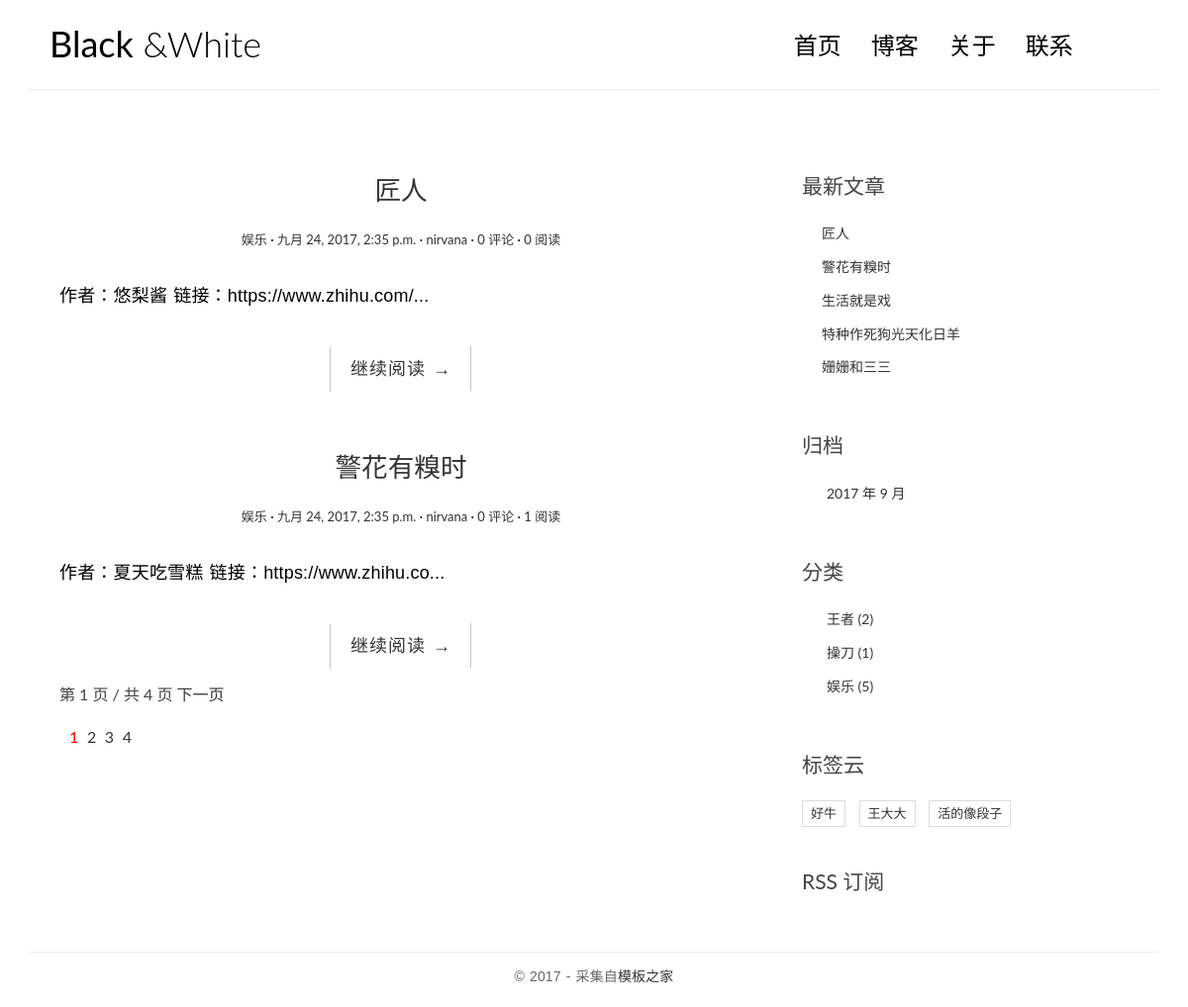
The page / on the database its author committed.
### blog/models.py (models this page shows, shortened)
@python_2_unicode_compatible    # ??????
class Post(models.Model):
    title = models.CharField(max_length=70)
    body = models.TextField()
    created_time = models.DateTimeField(auto_now_add=True)   #自动赋值不能修改
    modified_time = models.DateTimeField(auto_now=True) #default=timezone.now修改时自动赋值能修改（auto_now_add不能修改）
    excerpt = models.CharField(max_length=200, blank=True)
    category = models.ForeignKey(Category)
    tags = models.ManyToManyField(Tag, blank=True)
    author = models.ForeignKey(User)
    def get_absolute_url(self):
        return reverse('blog:detail', kwargs={'pk': self.pk})  #
    class Meta:
        ordering = ['-created_time']  #ordering 属性用来指定文章排序方式  ['-created_time'] 指定了依据哪个属性的值进行排序
    views = models.PositiveIntegerField(default=0)

class Category(models.Model):
    name = models.CharField(max_length=100)

class Tag(models.Model):
    name = models.CharField(max_length=100)

### blog/views.py (the view, shortened to what this page needs)
# urls.py: url(r'^$',views.IndexView.as_view(),name='index'),  #类视图
class IndexView(ListView): #   类视图
    model = Post   #model：将 model 指定为 Post，告诉 Django 我要获取的模型是 Post。
    template_name = 'blog/index.html'  #template_name：指定这个视图渲染的模板。
    context_object_name = 'post_list' # 这个name不能瞎取，必须和模板中的变量一直 context_object_name：指定获取的模型列表数据保存的变量名。这个变量会被传递给模板。
    paginate_by = 2   # 指定 paginate_by 属性后开启分页功能，其值代表每一页包含多少篇文章
    def get_context_data(self, **kwargs):
        context = super().get_context_data(**kwargs)
        paginator = context.get('paginator')  #paginator ，即 Paginator 的实例。
        page = context.get('page_obj')  #page_obj ，当前请求页面分页对象。
        is_paginated = context.get('is_paginated')  #is_paginated，是否已分页。只有当分页后页面超过两页时才算已分页。
        pagination_data = self.pagination_data(paginator, page, is_paginated)
        context.update(pagination_data)
        return context
    def pagination_data(self, paginator, page, is_paginated):
        if not is_paginated:
            return {}
        left = []  # 当前页左边连续的页码号，初始值为空
        right = []   # 当前页右边连续的页码号，初始值为空
        left_has_more = False  # 标示第 1 页页码后是否需要显示省略号
        right_has_more = False  # 标示最后一页页码前是否需要显示省略号
        first = False   # 初始值为 False
        last = False
        page_number = page.number
        total_pages = paginator.num_pages
        page_range = paginator.page_range
        if page_number == 1:  #??????????????????????????????????????????????????????????????????????????????
            right = page_range[page_number:page_number + 2] #获取了当前页码后连续两个页码
            if right[-1] < total_pages - 1:
                right_has_more = True
            if right[-1] < total_pages:
                last = True
        elif page_number == total_pages:
            left = page_range[(page_number - 3) if (page_number - 3) > 0 else 0:page_number - 1]
            if left[0] > 2:
                left_has_more = True
            if left[0] > 1:
                first = True
        data = {
            'left': left,
            'right': right,
            'left_has_more': left_has_more,
            'right_has_more': right_has_more,
            'first': first,
            'last': last,
        }
        return data

### blog/templatetags/blog_tags.py (called while the page is built)
@register.simple_tag
def get_recent_posts(num=5):   #  够通过 {%get_recent_posts %} 的语法在模板中调用这个函数
    return Post.objects.all().order_by('-created_time')[:num]

@register.simple_tag
def archives():
    return Post.objects.dates('created_time','month',order='DESC')    #order='DESC' 表明降序排列（即离当前越近的时间越排在前面）

@register.simple_tag
def get_categories():
    return Category.objects.annotate(num_posts=Count('post')).filter(num_posts__gt=0)

@register.simple_tag
def get_tags():
    return Tag.objects.annotate(num_posts=Count('post')).filter(num_posts__gt=0)

### templates/blog/index.html (shortened to what this page needs)
{% extends 'base.html' %}
{% block main %}
    {% for post in post_list %}
        <article class="post post-{{ post.pk }}">
            <header class="entry-header">
                <h1 class="entry-title">
                    <a href="{{ post.get_absolute_url }}">{{ post.title }}</a>
                </h1>
                <div class="entry-meta">
                    <span class="post-category">
                        <a href="{% url 'blog:category' post.category.pk %}">{{ post.category.name }}</a>
                    </span>
                    <span class="post-date">
                        <a href="#">
                            <time class="entry-date" datetime="{{ post.created_time }}">
                                {{ post.created_time }}
                            </time>
                        </a>
                    </span>
                    <span class="post-author">
                        <a href="#">
                            {{ post.author }}
                        </a>
                    </span>
                    <span class="comments-link">
                        <a href="{{ post.get_absolute_url }}#comment-area">
                            {{ post.comment_set.count }} 评论
                        </a>
                    </span>
                    <span class="views-count">
                        <a href="{{ post.get_absolute_url }}">
                            {{ post.views }} 阅读
                        </a>
                    </span>
                </div>
            </header>
            <div class="entry-content clearfix">
                <p> {{ post.excerpt }}...</p>
                <div class="read-more cl-effect-14">
                    <a href="{{ post.get_absolute_url }}" class="more-link">继续阅读 <span class="meta-nav">→</span></a>
                </div>
            </div>
        </article>
        {% empty %}
        <div class="no-post">暂时还没有发布的文章！</div>
        {% endfor %}
        {% if is_paginated %}
        <div class="pagination-simple">
            <span class="current">第 {{ page_obj.number }} 页 / 共 {{ paginator.num_pages }} 页</span>
            {% if page_obj.has_next %}
            <a href="?page={{ page_obj.next_page_number }}">下一页</a>
            {% endif %}
        </div>
        {% endif %}
        {% if is_paginated %}
        <div class="pagination">
            <ul>
                <li class="current"><a href="?page={{ page_obj.number }}">{{ page_obj.number }}</a></li>
                {% if right %}
                    {% for i in right %}
                    <li><a href="?page={{ i }}">{{ i }}</a></li>
                    {% endfor %}
                {% endif %}
                {% if last %}
                <li><a href="?page={{ paginator.num_pages }}">{{ paginator.num_pages }}</a></li>
                {% endif %}
            </ul>
        </div>
        {% endif %}
{% endblock main %}

### templates/base.html (shortened to what this page needs)
{% load staticfiles %}
{% load blog_tags %}
<html>
    <head>
        <link rel="stylesheet" href="{% static 'blog/css/bootstrap.min.css' %}">
        <link rel="stylesheet" href="{% static 'blog/css/custom.css' %}">
        <link rel="stylesheet" href="{% static 'blog/css/pace.css' %}">
        <link rel="stylesheet" href="http://code.ionicframework.com/ionicons/2.0.1/css/ionicons.min.css">
        <link rel="stylesheet" href="{% static 'blog/css/highlights/github.css' %}">
    </head>
<body>
    <div class="container">
        <header id="site-header">
            <div class="row">
                <div class="col-md-4 col-sm-5 col-xs-8">
                    <div class="logo">
                        <h1><a href="{% url 'blog:index' %}"><b>Black</b> &amp;White</a></h1>
                    </div>
                </div>
                <div class="col-md-8 col-sm-7 col-xs-4">
                    <nav class="main-nav" role="navigation">
                        <div class="collapse navbar-collapse" id="bsexample-navbar-collapse-1">
                            <ul class="nav navbar-nav navbar-right">
                                <li class="cl-effect-11"><a href="{% url 'blog:index' %}" data-hover="首页">首页</a></li>
                                <li class="cl-effect-11"><a href="fullwidth.html" data-hover="博客">博客</a></li>
                                <li class="cl-effect-11"><a href="about.html" data-hover="关于">关于</a></li>
                                <li class="cl-effect-11"><a href="contact.html" data-hover="联系">联系</a></li>
                            </ul>
                        </div>
                    </nav>
                </div>
            </div>
        </header>
    </div>
    <div class="content-body">
        <div class="container">
            <div class="row">
                <main class="col-md-8">
                    {% block main %}
                    {% endblock %}
                </main>
                <aside class="col-md-4">
                    <div class="widget widget-recent-posts">
                        <h3 class="widget-title">最新文章</h3>
                        {% get_recent_posts as recent_post_list %}
                        <ul>
                            {% for post in recent_post_list %}
                                <li>
                                    <a href="{{ post.get_absolute_url }}">{{ post.title }}</a>
                                </li>
                            {% empty %}
                                暂无文章！
                            {% endfor %}
                        </ul>
                    </div>
                    <div class="widget widget-archives">
                        <h3 class="widget-title">归档</h3>
                        {% archives as date_list %}
                        <ul>
                            {% for date in date_list %}
                                <li>
                                <a href="{% url 'blog:archives' date.year date.month %}">{{ date.year }} 年 {{ date.month }} 月</a>
                                </li>
                            {% empty %}
                                暂无归档！
                            {% endfor %}
                        </ul>
                    </div>
                    <div class="widget widget-category">
                        <h3 class="widget-title">分类</h3>
                        {% get_categories as category_list %}
                        <ul>
                            {% for category in category_list %}
                                <li>
                                <a href="{% url 'blog:category' category.pk %}">{{ category.name }} <span class="post-count">({{ category.num_posts }})</span></a>
                                </li>
                            {% empty %}
                                暂无分类！
                            {% endfor %}
                        </ul>
                    </div>
                    <div class="widget widget-tag-cloud">
                        <h3 class="widget-title">标签云</h3>
                        {% get_tags as tag_list %}
                        <ul>
                            {% for tag in tag_list %}
                                <li>
                                    <a href="{% url 'blog:tag' tag.pk %}">{{ tag.name }}</a>
                                </li>
                            {% empty %}
                            暂无标签！
                            {% endfor %}
                        </ul>
                    </div>
                    <div class="rss">
                        <a href="{% url 'rss' %}"> RSS 订阅</a>
                    </div>
                </aside>
            </div>
        </div>
    </div>
    <footer id="site-footer">
        <div class="container">
            <div class="row">
                <div class="col-md-12">
                    <p class="copyright">&copy 2017 - 采集自<a href="http://www.cssmoban.com/" target="_blank" title="模板之家">模板之家</a></p>
                </div>
            </div>
        </div>
    </footer>
</body>
</html>

### blog/static/blog/css/custom.css (style rules this page uses)
* { outline: none; }
h1, h2, h3, h4, h5, h6 { margin-top: 0; }
b { font-weight: 400; }
a { color: #333; }
body { color: #444; font-family: 'Lato', sans-serif; }
p { font-family: 'Ubuntu', sans-serif; font-weight: 400; word-spacing: 1px; letter-spacing: 0.01em; }
#site-header { background-color: #FFF; padding: 25px 20px; margin-bottom: 40px; border-bottom: 1px solid #e7e7e7; }
.logo h1 a { color: #000; }
.logo h1 { margin: 0; font-family: 'Lato', sans-serif; font-weight: 300; }
.main-nav { margin-top: 11px; max-width: 95%; }
.main-nav a { color: #000000 !important; padding: 0 0 5px 0 !important; margin-right: 30px; font-family: 'Lato', sans-serif; font-weight: 300; font-size: 24px; }
.cl-effect-11 a { padding: 10px 0; color: #0972b4; text-shadow: none; }
.cl-effect-11 a::before { position: absolute; top: 0; left: 0; overflow: hidden; padding: 0 0 5px 0 !important; max-width: 0; border-bottom: 1px solid #000; color: #000; content: attr(data-hover); white-space: nowrap; -webkit-transition: max-width 0.5s; -moz-transition: max-width 0.5s; transition: max-width 0.5s; }
.content-body { padding-bottom: 4em; }
.post { background: #fff; padding: 30px 30px 0; }
.entry-title { text-align: center; font-size: 1.9em; margin-bottom: 20px; line-height: 1.6; padding: 10px 20px 0; }
.entry-meta { text-align: center; color: #DDDDDD; font-size: 13px; margin-bottom: 30px; }
.entry-content { font-size: 18px; line-height: 1.9; font-weight: 300; color: #000; }
.post-category::after, .post-date::after, .post-author::after, .comments-link::after { content: ' ·'; color: #000; }
.read-more { font-family: 'Ubuntu', sans-serif; font-weight: 400; word-spacing: 1px; letter-spacing: 0.01em; text-align: center; margin-top: 20px; }
.cl-effect-14 a { padding: 0 20px; height: 45px; line-height: 45px; position: relative; display: inline-block; margin: 15px 25px; letter-spacing: 1px; font-weight: 400; text-shadow: 0 0 1px rgba(255, 255, 255, 0.3); }
.cl-effect-14 a::before, .cl-effect-14 a::after { position: absolute; width: 45px; height: 1px; background: #C3C3C3; content: ''; -webkit-transition: all 0.3s; -moz-transition: all 0.3s; transition: all 0.3s; pointer-events: none; }
.cl-effect-14 a::before { top: 0; left: 0; -webkit-transform: rotate(90deg); -moz-transform: rotate(90deg); transform: rotate(90deg); -webkit-transform-origin: 0 0; -moz-transform-origin: 0 0; transform-origin: 0 0; }
.cl-effect-14 a::after { right: 0; bottom: 0; -webkit-transform: rotate(90deg); -moz-transform: rotate(90deg); transform: rotate(90deg); -webkit-transform-origin: 100% 0; -moz-transform-origin: 100% 0; transform-origin: 100% 0; }
.widget { background: #fff; padding: 30px 0 0; }
.widget-title { font-size: 1.5em; margin-bottom: 20px; line-height: 1.6; padding: 10px 0 0; font-weight: 400; }
.widget-recent-posts ul { padding: 0; margin: 0; padding-left: 20px; }
.widget-recent-posts ul li { list-style-type: none; position: relative; line-height: 170%; margin-bottom: 10px; }
.widget-recent-posts ul li::before { content: '\f3d3'; font-family: "Ionicons"; position: absolute; left: -17px; top: 3px; font-size: 16px; color: #000; }
.widget-archives ul { padding: 0; margin: 0; padding-left: 25px; }
.widget-archives ul li { list-style-type: none; position: relative; line-height: 170%; margin-bottom: 10px; }
.widget-archives ul li::before { content: '\f3f3'; font-family: "Ionicons"; position: absolute; left: -25px; top: 1px; font-size: 16px; color: #000; }
.widget-category ul { padding: 0; margin: 0; padding-left: 25px; }
.widget-category ul li { list-style-type: none; position: relative; line-height: 170%; margin-bottom: 10px; }
.widget-category ul li::before { content: '\f3fe'; font-family: "Ionicons"; position: absolute; left: -25px; top: 1px; font-size: 18px; color: #000; }
.widget-tag-cloud ul { padding: 0; margin: 0; margin-right: -10px; }
.widget-tag-cloud ul li { list-style-type: none; font-size: 13px; display: inline-block; margin-right: 10px; margin-bottom: 10px; padding: 3px 8px; border: 1px solid #ddd; }
.rss { font-size: 21px; margin-top: 30px; }
.rss a { color: #444; }
#site-footer { padding-top: 10px; padding: 0 0 1.5em 0; }
.copyright { text-align: center; padding-top: 1em; margin: 0; border-top: 1px solid #eee; color: #666; }
.pagination-simple { padding-left: 30px; font-size: 16px; }
.pagination ul { list-style: none; }
.pagination ul li { display: inline-block; font-size: 16px; margin-right: 5px; }
.current a { color: red; }

### rows shown on the page
Post: title "匠人", category.name "娱乐", created_time "九月 24, 2017, 2:35 p.m.", author "nirvana", comment_set.count "0", views "0", excerpt "作者：悠梨酱 链接：https://www.zhihu.com/"
Post: title "警花有糗时", category.name "娱乐", created_time "九月 24, 2017, 2:35 p.m.", author "nirvana", comment_set.count "0", views "1", excerpt "作者：夏天吃雪糕 链接：https://www.zhihu.co"
Post: title "生活就是戏"
Post: title "特种作死狗光天化日羊"
Post: title "姗姗和三三"
Category: name "王者", num_posts "2"
Category: name "操刀", num_posts "1"
Category: name "娱乐", num_posts "5"
Tag: name "好牛"
Tag: name "王大大"
Tag: name "活的像段子"

### other values the page prints
{{ page_obj.number }} "1"
{{ paginator.num_pages }} "4"
{{ i }} "2" "3"
{{ date.year }} "2017"
{{ date.month }} "9"
